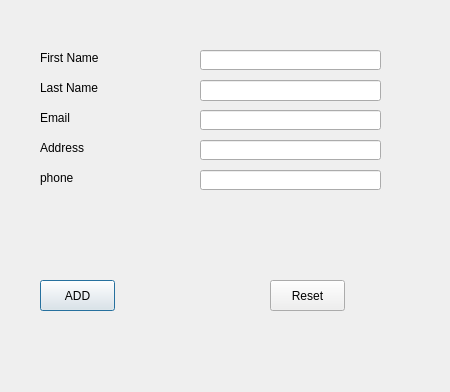
<?xml version="1.0" encoding="UTF-8"?>
<ui version="4.0">
 <class>AddFourniseur</class>
 <widget class="QDialog" name="AddFourniseur">
  <property name="windowModality">
   <enum>Qt::WindowModal</enum>
  </property>
  <property name="geometry">
   <rect>
    <x>0</x>
    <y>0</y>
    <width>450</width>
    <height>392</height>
   </rect>
  </property>
  <property name="windowTitle">
   <string>Ajouter un Fournisseur </string>
  </property>
  <widget class="QWidget" name="formLayoutWidget">
   <property name="geometry">
    <rect>
     <x>10</x>
     <y>30</y>
     <width>421</width>
     <height>341</height>
    </rect>
   </property>
   <layout class="QFormLayout" name="formLayout"/>
  </widget>
  <widget class="QLabel" name="label_2">
   <property name="geometry">
    <rect>
     <x>40</x>
     <y>80</y>
     <width>121</width>
     <height>16</height>
    </rect>
   </property>
   <property name="font">
    <font>
     <pointsize>9</pointsize>
    </font>
   </property>
   <property name="text">
    <string>Last Name</string>
   </property>
  </widget>
  <widget class="QLineEdit" name="txtAddress">
   <property name="geometry">
    <rect>
     <x>200</x>
     <y>140</y>
     <width>181</width>
     <height>20</height>
    </rect>
   </property>
   <property name="font">
    <font>
     <pointsize>9</pointsize>
    </font>
   </property>
  </widget>
  <widget class="QLabel" name="label_4">
   <property name="geometry">
    <rect>
     <x>40</x>
     <y>110</y>
     <width>121</width>
     <height>16</height>
    </rect>
   </property>
   <property name="font">
    <font>
     <pointsize>9</pointsize>
    </font>
   </property>
   <property name="text">
    <string>Email</string>
   </property>
  </widget>
  <widget class="QLineEdit" name="txtPhone">
   <property name="geometry">
    <rect>
     <x>200</x>
     <y>170</y>
     <width>181</width>
     <height>20</height>
    </rect>
   </property>
   <property name="font">
    <font>
     <pointsize>9</pointsize>
    </font>
   </property>
  </widget>
  <widget class="QLabel" name="lblInfo">
   <property name="geometry">
    <rect>
     <x>120</x>
     <y>230</y>
     <width>161</width>
     <height>16</height>
    </rect>
   </property>
   <property name="text">
    <string/>
   </property>
  </widget>
  <widget class="QLabel" name="label">
   <property name="geometry">
    <rect>
     <x>40</x>
     <y>50</y>
     <width>121</width>
     <height>16</height>
    </rect>
   </property>
   <property name="font">
    <font>
     <pointsize>9</pointsize>
    </font>
   </property>
   <property name="text">
    <string>First Name</string>
   </property>
  </widget>
  <widget class="QLabel" name="label_6">
   <property name="geometry">
    <rect>
     <x>40</x>
     <y>170</y>
     <width>121</width>
     <height>16</height>
    </rect>
   </property>
   <property name="font">
    <font>
     <pointsize>9</pointsize>
    </font>
   </property>
   <property name="text">
    <string>phone</string>
   </property>
  </widget>
  <widget class="QLineEdit" name="txtFirstName">
   <property name="geometry">
    <rect>
     <x>200</x>
     <y>50</y>
     <width>181</width>
     <height>20</height>
    </rect>
   </property>
   <property name="font">
    <font>
     <pointsize>9</pointsize>
    </font>
   </property>
  </widget>
  <widget class="QLineEdit" name="txtLastName">
   <property name="geometry">
    <rect>
     <x>200</x>
     <y>80</y>
     <width>181</width>
     <height>21</height>
    </rect>
   </property>
   <property name="font">
    <font>
     <pointsize>9</pointsize>
    </font>
   </property>
  </widget>
  <widget class="QLabel" name="label_5">
   <property name="geometry">
    <rect>
     <x>40</x>
     <y>140</y>
     <width>121</width>
     <height>16</height>
    </rect>
   </property>
   <property name="font">
    <font>
     <pointsize>9</pointsize>
    </font>
   </property>
   <property name="text">
    <string>Address</string>
   </property>
  </widget>
  <widget class="QPushButton" name="btnAdd">
   <property name="geometry">
    <rect>
     <x>40</x>
     <y>280</y>
     <width>75</width>
     <height>31</height>
    </rect>
   </property>
   <property name="font">
    <font>
     <pointsize>9</pointsize>
    </font>
   </property>
   <property name="text">
    <string>ADD</string>
   </property>
  </widget>
  <widget class="QLineEdit" name="txtEmail">
   <property name="geometry">
    <rect>
     <x>200</x>
     <y>110</y>
     <width>181</width>
     <height>20</height>
    </rect>
   </property>
   <property name="font">
    <font>
     <pointsize>9</pointsize>
    </font>
   </property>
  </widget>
  <widget class="QPushButton" name="btnReset">
   <property name="geometry">
    <rect>
     <x>270</x>
     <y>280</y>
     <width>75</width>
     <height>31</height>
    </rect>
   </property>
   <property name="font">
    <font>
     <pointsize>9</pointsize>
    </font>
   </property>
   <property name="text">
    <string>Reset</string>
   </property>
  </widget>
 </widget>
 <resources/>
 <connections/>
</ui>
